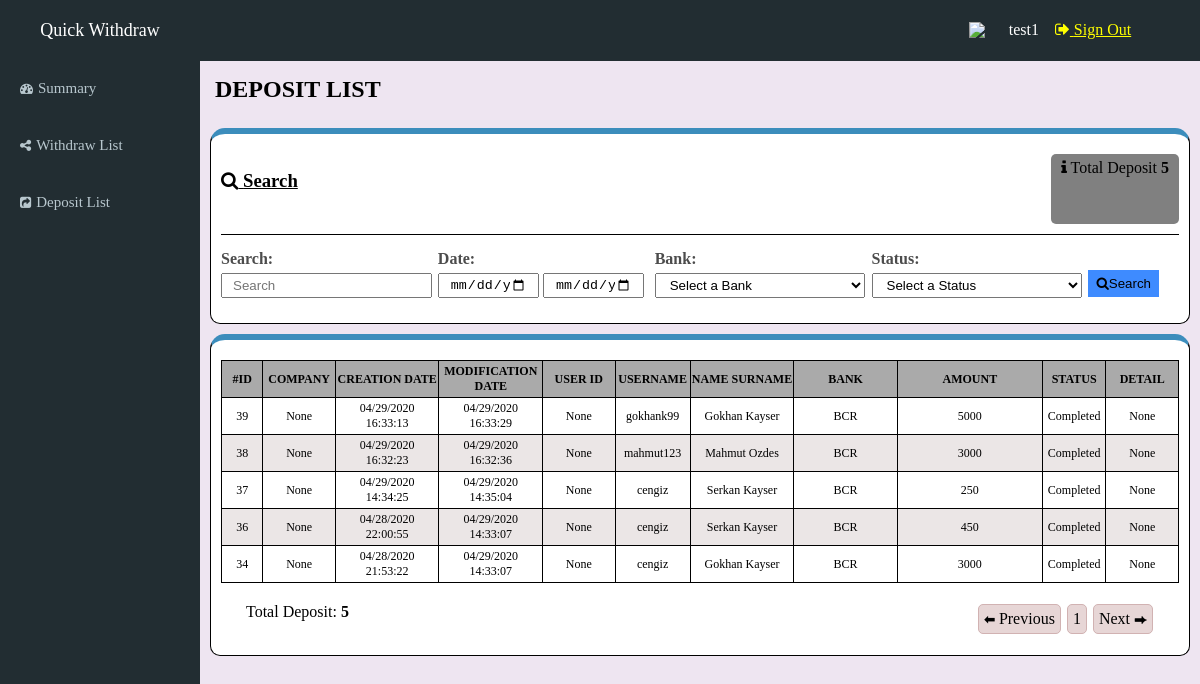
The page /dp_list/ (signed in) on the database its author committed.
### first_app/models.py (models this page shows, shortened)
class Deposit_Form(models.Model):
    id = models.AutoField(unique=True, primary_key=True)
    name = models.CharField(max_length=264)
    username = models.CharField(max_length=264)
    all_bank_name = (
        ('Banca Transilvania', 'Banca Transilvania'),
        ('Bancpost', 'Bancpost'),
        ('BCR', 'BCR'),
        ('BRD', 'BRD'),
        ('CEC Bank', 'CEC Bank'),
        ('Credit Europe Bank', 'Credit Europe Bank'),
        ('First Bank', 'First Bank'),
        ('Garanti', 'Garanti'),
        ('ING', 'ING'),
        ('UniCredit Bank', 'UniCredit Bank'),
        ('Raiffeisen Bank', 'Raiffeisen Bank'),
    )
    bank_name = models.CharField(max_length=50, default='' ,choices=all_bank_name)
    amount = models.IntegerField(default=0)
    all_status = (
        ('Pending', 'Pending'),
        ('In Progress', 'In Progress'),
        ('Completed', 'Completed'),
        ('Rejected', 'Rejected'),
    )
    status = models.CharField(max_length=15, default='In Progress', choices=all_status)
    created_date = models.DateTimeField(default=now, editable=False)
    modified_date = models.DateTimeField(auto_now=True)

### first_app/views.py (the view)
# urls.py: path('dp_list/', views.dp_list_pg, name='dp_list'),
@login_required
def dp_list_pg(request):
    deposit_list = Deposit_Form.objects.order_by('-id')
    counter = 0
    for dep in deposit_list:
        counter += 1
    my_context = {
        'Deposit_Form': deposit_list,
        'Sum': counter,
    }
    return render(request, 'first_app/dp_list_pg.html', context=my_context)

### templates/first_app/dp_list_pg.html (shortened to what this page needs)
{% extends 'first_app/base.html' %}
{% block content %}
<section class="content">
    <h2>DEPOSIT LIST</h2>
    <div class="divSearch">
        <div class="divSearch1-1">
            <h3><i class="fa fa-search"></i> Search</h3>
            <p><i class="fa fa-info"></i> Total Deposit
              <span class="total">
                {{ Sum }}
              </span></p>
        </div>
        <form class="divSearch1-2" action="{% url 'search_dp' %}" method="get">
            <div class="search1">
                <label for="">Search:</label>
                <input type="text" placeholder="Search" name="s1">
            </div>
            <div class="search2">
                <label for="">Date:</label>
                    <div class="searchDate">
                    <input type="date" value="" name="" id="">
                    <input type="date" name="" id="">
                </div>
            </div>
            <div class="search3">
                <label for="">Bank:</label>
                <select name="s3" id="">
                    <option value="">Select a Bank</option>
                </select>
            </div>
            <div class="search4">
                <label for="">Status:</label>
                <select name="s4" id="">
                    <option value="">Select a Status</option>
                </select>
            </div>
            <div class="search5">
                <button class="searchButton"><i class="fa fa-search"></i>Search</button>
            </div>
        </form>
    </div>
    <div class="withdrawList">
        {% if Deposit_Form %}
          <table>
              <tr>
                  <th>#ID</th>
                  <th>COMPANY</th>
                  <th>CREATION DATE</th>
                  <th>MODIFICATION DATE</th>
                  <th>USER ID</th>
                  <th>USERNAME</th>
                  <th>NAME SURNAME</th>
                  <th>BANK</th>
                  <th>AMOUNT</th>
                  <th>STATUS</th>
                  <th>DETAIL</th>
              </tr>
              <tr>
                {% for dep in Deposit_Form %}
                <td>{{ dep.id }} </td>
                <td>{{ None }} </td>
                <td>{{ dep.created_date|date:"SHORT_DATE_FORMAT" }} {{ dep.created_date|time:"H:i:s" }} </td>
                <td>{{ dep.modified_date|date:"SHORT_DATE_FORMAT" }} {{ dep.modified_date|time:"H:i:s" }} </td>
                <td>{{ None }} </td>
                <td>{{ dep.username }} </td>
                <td>{{ dep.name }}</td>
                <td>{{ dep.bank_name }}</td>
                <td>{{ dep.amount }}</td>
                <td>{{ dep.status }}</td>
                <td>{{ None }} </td>
              </tr>
                {% endfor %}
          </table>
        {% else %}
            <p>You dont have any data</p>
        {% endif %}
        <div class="withdrawEnd">
            <p>Total Deposit:<span class="total"> {{ Sum }} </span></p>
            <div class="pageNumbers">
                <ul>
                    <li><span class="arrow">⬅</span> Previous</li>
                    <li>1</li>
                    <li>Next <span class="arrow">⮕</span></li>
                </ul>
            </div>
        </div>
    </div>
</section>
{% endblock %}

### templates/first_app/base.html (shortened to what this page needs)
{% load staticfiles %}
<!DOCTYPE html>
<html lang="en" dir="ltr">
  <head>
    <link rel="stylesheet" type="text/css" href="{% static 'css/index.css' %}">
    <link rel="stylesheet" href="https://cdnjs.cloudflare.com/ajax/libs/font-awesome/4.7.0/css/font-awesome.min.css">
</head>
  <body>
    <header>
        <nav class="navBarTop">
            <div><a href="{% url 'summary_pg' %}">Quick Withdraw</a></div>
            {% if user.is_authenticated %}
            <div>
              <img src="{% static 'images/profilPhoto.png' %}">
              <p>{{ user.username }}&emsp;</p>
            <div>
              <a href="{% url 'logout' %}" style="color:yellow;"><i class="fa fa-sign-out"></i> Sign Out</a>
            </div>
            </div>
            {% endif %}
        </nav>
        <nav class="navBarLeft">
            <ul>
                <li><a href="{% url 'summary_pg' %}"><i class="fa fa-dashboard"></i> Summary</a></li>
                <li><a href="{% url 'wd_list' %}"><i class="fa fa-share-alt"></i> Withdraw List</a></li>
                <li><a href="{% url 'dp_list' %}"><i class="fa fa-share-square"></i> Deposit List</a></li>
            </ul>
        </nav>
    </header>
    <section>
      {% block content %}
      {% endblock %}
    </section>
  </body>
</html>

### rows shown on the page
Deposit_Form: id "39", None "None", created_date "04/29/2020", created_date "16:33:13", modified_date "04/29/2020", modified_date "16:33:29", username "gokhank99", name "Gokhan Kayser", bank_name "BCR", amount "5000", status "Completed"
Deposit_Form: id "38", None "None", created_date "04/29/2020", created_date "16:32:23", modified_date "04/29/2020", modified_date "16:32:36", username "mahmut123", name "Mahmut Ozdes", bank_name "BCR", amount "3000", status "Completed"
Deposit_Form: id "37", None "None", created_date "04/29/2020", created_date "14:34:25", modified_date "04/29/2020", modified_date "14:35:04", username "cengiz", name "Serkan Kayser", bank_name "BCR", amount "250", status "Completed"
Deposit_Form: id "36", None "None", created_date "04/28/2020", created_date "22:00:55", modified_date "04/29/2020", modified_date "14:33:07", username "cengiz", name "Serkan Kayser", bank_name "BCR", amount "450", status "Completed"
Deposit_Form: id "34", None "None", created_date "04/28/2020", created_date "21:53:22", modified_date "04/29/2020", modified_date "14:33:07", username "cengiz", name "Gokhan Kayser", bank_name "BCR", amount "3000", status "Completed"

### other values the page prints
{{ user.username }} "test1"
{{ Sum }} "5"
